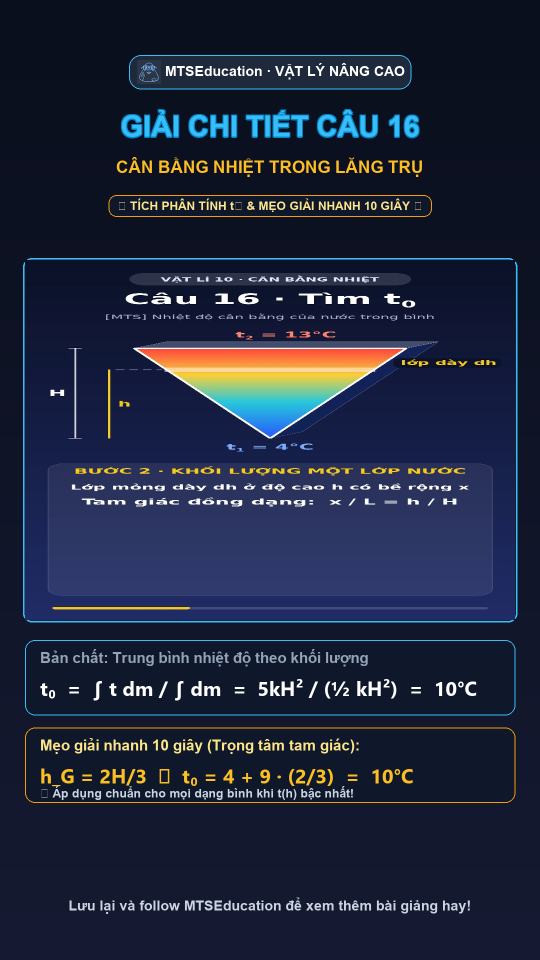
#> input picture 02_San_Pham_Hoan_Chinh/Anh_Bia_TikTok/ẢNH BÌA TIKTOK_GIẢI CÂU 16.png, 1080 x 1920 px, given in place of cb_frame_20s.jpg, which was not available (shown at 1/2 size)
$ python generate_cb_cover.py
#> lines starting #> are read from the running program, lines starting #| are printed output that depends on the picture
import cv2
import numpy as np
from PIL import Image, ImageDraw, ImageFont

# Canvas vertical 1080x1920
W, H = 1080, 1920
cover = Image.new('RGB', (W, H), (10, 14, 26))
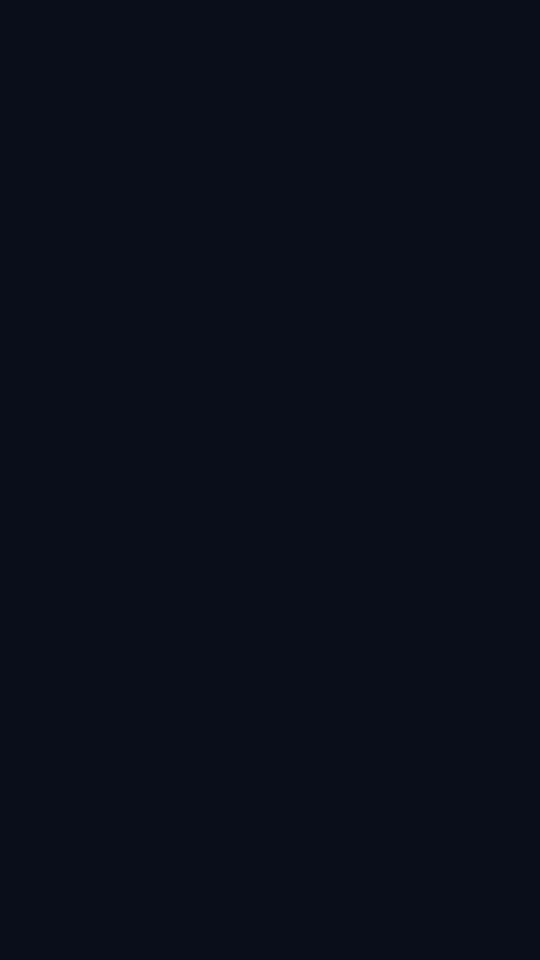
#> cover: PIL image 1080x1920 RGB (shown at 1/2 size); mean R, G, B 10, 14, 26
draw = ImageDraw.Draw(cover)

# Background subtle gradient
for y in range(H):
    r = int(10 + (25 - 10) * (y / H))
    g = int(14 + (20 - 14) * (y / H))
    b = int(26 + (45 - 26) * (y / H))
    draw.line([(0, y), (W, y)], fill=(r, g, b))

# Load illustrative frame from video
frame = cv2.imread(r'c:\Users\DELL\Documents\CODE\DU_AN\cb_frame_20s.jpg')
#> frame is the input picture: shape (1920, 1080, 3); mean B, G, R 61.2, 39.8, 33
# Resize frame to fit nicely horizontally in 1080 width with margin
# Frame is 1920x1080 (16:9). At width 1000, height is ~562
frame_w = 1020
frame_h = int(1080 * (frame_w / 1920))
frame_resized = cv2.resize(frame, (frame_w, frame_h), interpolation=cv2.INTER_LANCZOS4)
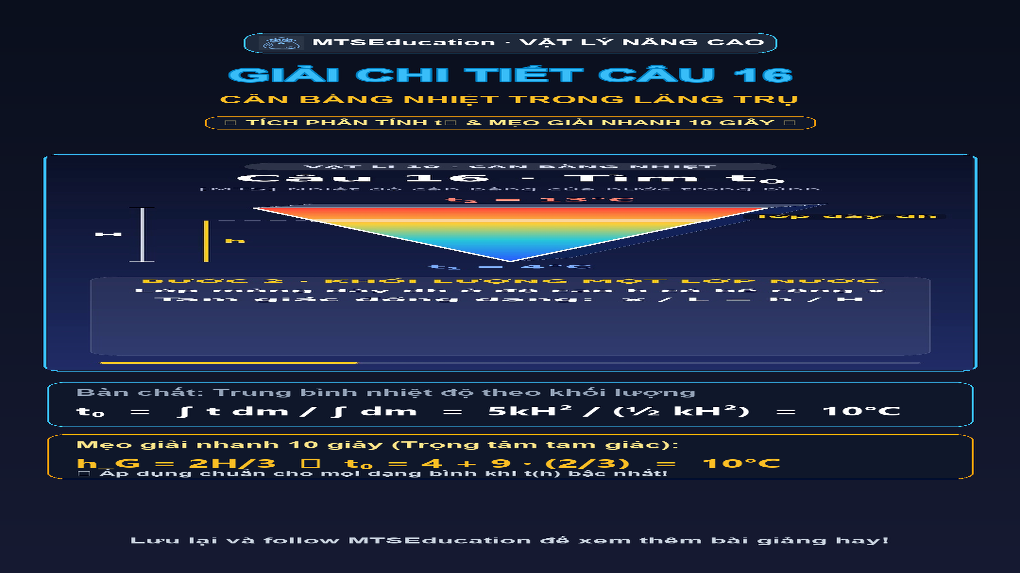
#> frame_resized: shape (573, 1020, 3); mean B, G, R 60.9, 39.5, 32.7
frame_pil = Image.fromarray(cv2.cvtColor(frame_resized, cv2.COLOR_BGR2RGB))

# Frame position in middle
frame_x = (W - frame_w) // 2
frame_y = 520

# Draw border & shadow around frame
border_box = [frame_x - 4, frame_y - 4, frame_x + frame_w + 4, frame_y + frame_h + 4]
draw.rounded_rectangle(border_box, radius=16, fill=(24, 32, 54), outline=(56, 189, 248), width=3)
cover.paste(frame_pil, (frame_x, frame_y))
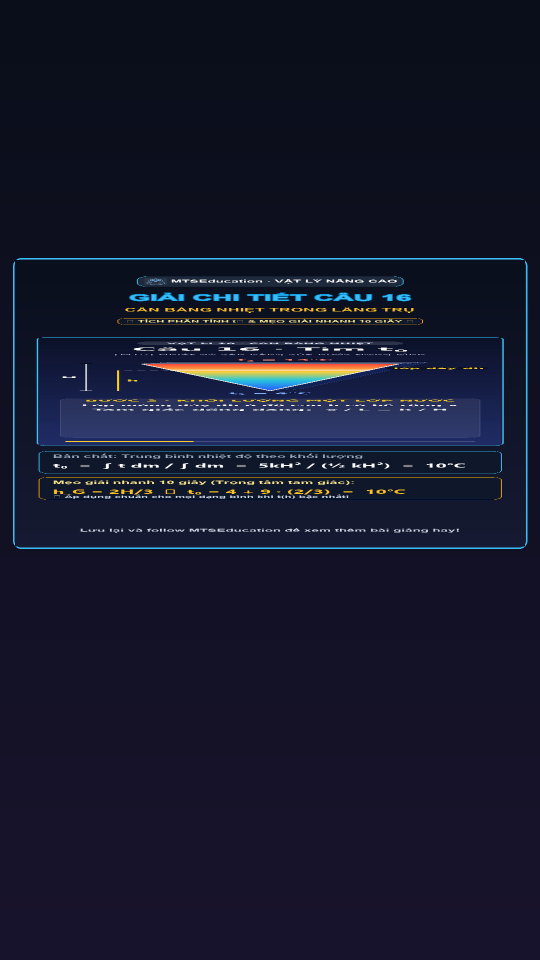
#> cover: PIL image 1080x1920 RGB (shown at 1/2 size); mean R, G, B 22, 24, 43.8

# Fonts
font_path_bold = r'C:\Windows\Fonts\arialbd.ttf'
font_path_reg = r'C:\Windows\Fonts\arial.ttf'
font_segoe_b = r'C:\Windows\Fonts\segoeuib.ttf'

font_badge = ImageFont.truetype(font_path_bold, 28)
font_title = ImageFont.truetype(font_path_bold, 64)
font_sub = ImageFont.truetype(font_path_bold, 32)
font_card_title = ImageFont.truetype(font_path_bold, 32)
font_formula = ImageFont.truetype(font_segoe_b, 42)
font_formula_sub = ImageFont.truetype(font_path_reg, 24)
font_footer = ImageFont.truetype(font_path_bold, 30)

# Top badge
badge_text = "MTSEducation · VẬT LÝ TRỰC QUAN"
bbox = font_badge.getbbox(badge_text)
bw = bbox[2] - bbox[0] + 48
bh = bbox[3] - bbox[1] + 24
bx = (W - bw) // 2
by = 120
draw.rounded_rectangle([bx, by, bx + bw, by + bh], radius=24, fill=(30, 41, 59), outline=(56, 189, 248), width=2)
# Cyan dot
draw.ellipse([bx + 16, by + 14, bx + 28, by + 26], fill=(56, 189, 248))
draw.text((bx + 38, by + 10), badge_text, fill=(255, 255, 255), font=font_badge)

# Main Title: CÂN BẰNG NHIỆT
title_text = "CÂN BẰNG NHIỆT"
tbbox = font_title.getbbox(title_text)
tx = (W - (tbbox[2] - tbbox[0])) // 2
ty = 230
# Glowing text shadow
for off in [(-2,-2), (2,2), (-2,2), (2,-2), (0,3)]:
    draw.text((tx + off[0], ty + off[1]), title_text, fill=(180, 83, 9), font=font_title)
draw.text((tx, ty), title_text, fill=(251, 191, 36), font=font_title)

# Subtitle: NGUYÊN LÝ & PHƯƠNG TRÌNH
sub_text = "NGUYÊN LÝ & PHƯƠNG TRÌNH TRỌNG TÂM"
sbbox = font_sub.getbbox(sub_text)
sx = (W - (sbbox[2] - sbbox[0])) // 2
sy = 330
draw.text((sx, sy), sub_text, fill=(226, 232, 240), font=font_sub)

# Tagline pill: "Lý Thuyết & Thí Nghiệm Trực Quan"
tag_text = "⚡ ĐỊNH LUẬT BẢO TOÀN NĂNG LƯỢNG NHIỆT ⚡"
tag_font = ImageFont.truetype(font_path_bold, 24)
tg_bbox = tag_font.getbbox(tag_text)
tw = tg_bbox[2] - tg_bbox[0] + 36
th = tg_bbox[3] - tg_bbox[1] + 16
tx_pill = (W - tw) // 2
ty_pill = 395
draw.rounded_rectangle([tx_pill, ty_pill, tx_pill + tw, ty_pill + th], radius=16, fill=(15, 23, 42), outline=(245, 158, 11), width=2)
draw.text((tx_pill + 18, ty_pill + 8), tag_text, fill=(253, 230, 138), font=tag_font)

# Formula Card 1: Q_tỏa = Q_thu
card1_y = frame_y + frame_h + 50
card_w = 1000
card_x = (W - card_w) // 2
draw.rounded_rectangle([card_x, card1_y, card_x + card_w, card1_y + 160], radius=20, fill=(15, 23, 42), outline=(56, 189, 248), width=2)
draw.text((card_x + 30, card1_y + 20), "Phương Trình Cân Bằng Nhiệt:", fill=(148, 163, 184), font=font_card_title)
draw.text((card_x + 30, card1_y + 75), "Q_tỏa  =  Q_thu", fill=(255, 255, 255), font=font_formula)
draw.text((card_x + 550, card1_y + 85), "(Nhiệt độ cuối cân bằng: t_cb)", fill=(56, 189, 248), font=font_formula_sub)

# Formula Card 2: Q = m . c . Δt
card2_y = card1_y + 185
draw.rounded_rectangle([card_x, card2_y, card_x + card_w, card2_y + 160], radius=20, fill=(15, 23, 42), outline=(245, 158, 11), width=2)
draw.text((card_x + 30, card2_y + 20), "Công Thức Tính Nhiệt Lượng:", fill=(148, 163, 184), font=font_card_title)
draw.text((card_x + 30, card2_y + 75), "Q  =  m · c · Δt", fill=(253, 230, 138), font=font_formula)
draw.text((card_x + 530, card2_y + 85), "(Δt = |t_cuối - t_đầu|)", fill=(245, 158, 11), font=font_formula_sub)

# Bottom footer badge
ft_text = "Học Vật Lý Dễ Hiểu Cùng MTSEducation"
ft_bbox = font_footer.getbbox(ft_text)
ft_x = (W - (ft_bbox[2] - ft_bbox[0])) // 2
ft_y = 1790
draw.text((ft_x, ft_y), ft_text, fill=(203, 213, 225), font=font_footer)

out_dl = r'C:\Users\DELL\Documents\Downloads\ẢNH BÌA TIKTOK_CÂN BẰNG NHIỆT.png'
out_ws = r'c:\Users\DELL\Documents\CODE\DU_AN\ẢNH BÌA TIKTOK_CÂN BẰNG NHIỆT.png'
cover.save(out_dl)
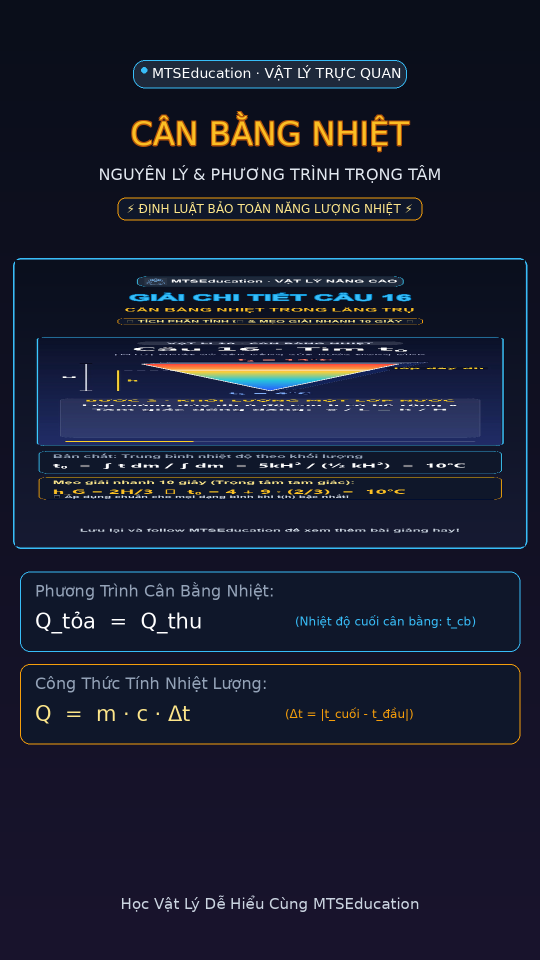
#> saved as ẢNH BÌA TIKTOK_CÂN BẰNG NHIỆT.png: PIL image 1080x1920 RGB (shown at 1/2 size); mean R, G, B 26.5, 29.8, 47.6
cover.save(out_ws)
print("Saved TikTok cover to:", out_dl)
